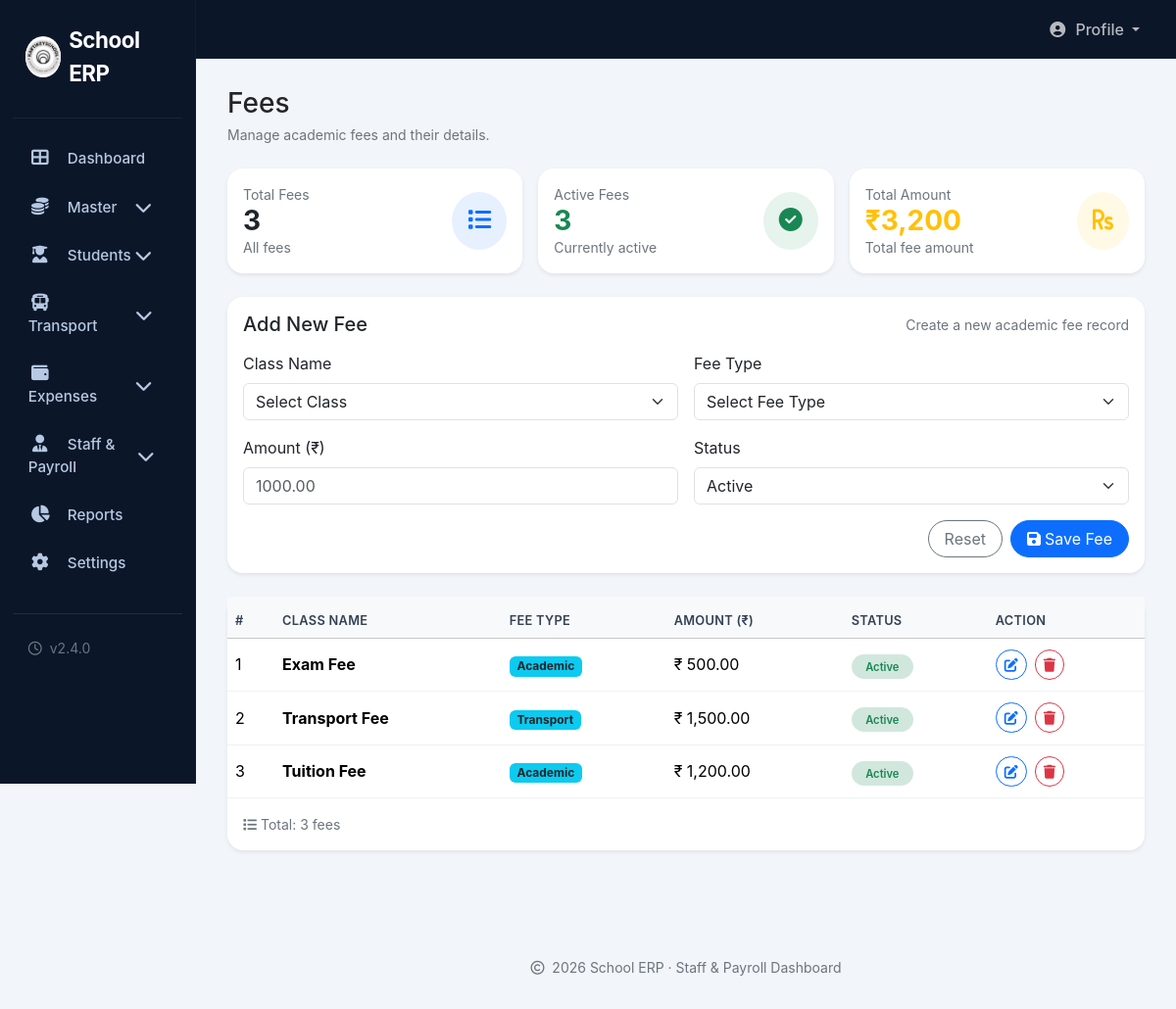
The app's page /admin/fees.php (signed in), older data.
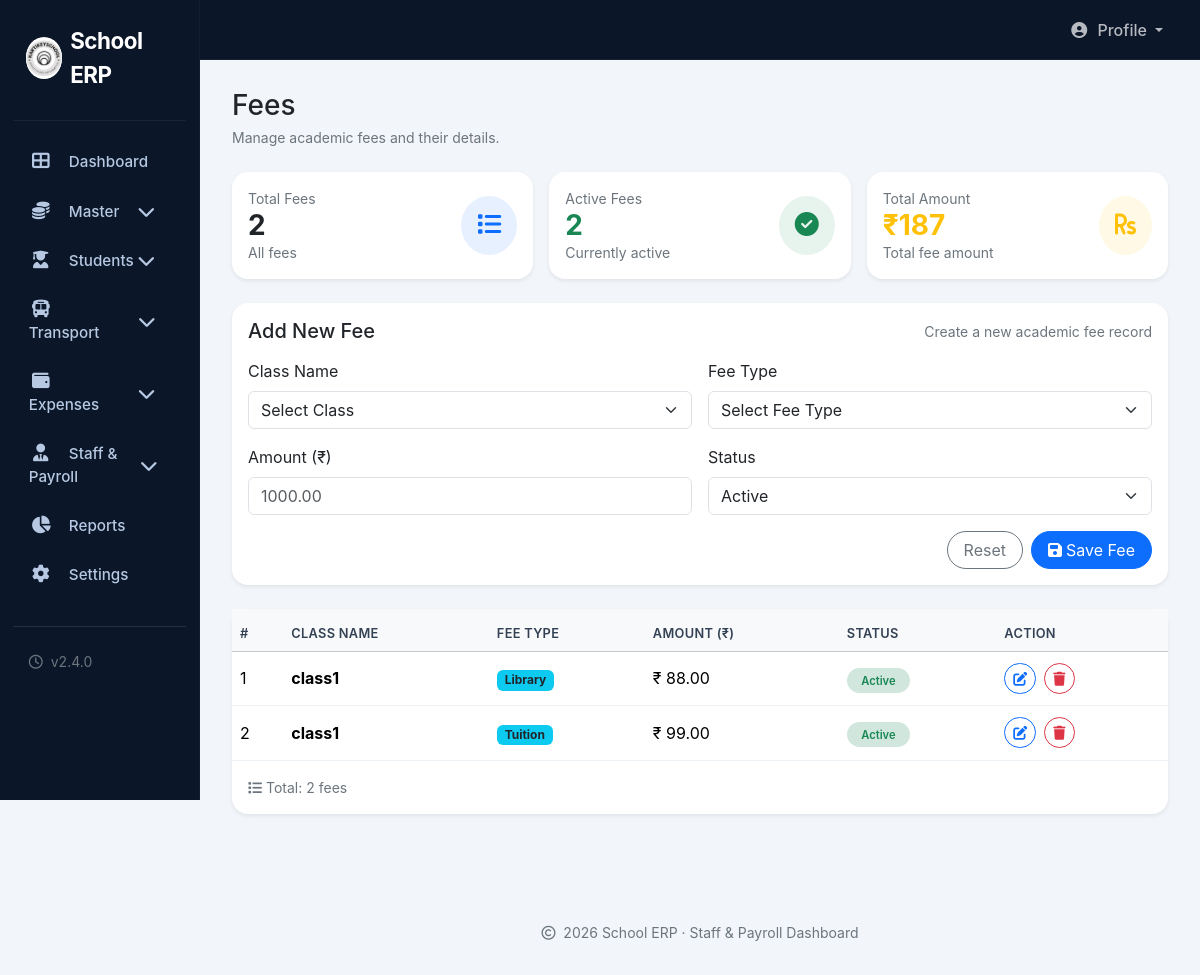
The same page, newer data.
### tables this page shows
CREATE TABLE `fees` (
  `id` int(11) NOT NULL,
  `fee_name` varchar(100) NOT NULL,
  `class_id` int(11) DEFAULT NULL,
  `fee_type` varchar(50) DEFAULT NULL,
  `amount` decimal(10,2) NOT NULL,
  `status` enum('Active','Inactive') DEFAULT 'Active',
  `created_at` timestamp NOT NULL DEFAULT current_timestamp()
);

### admin/fees.php (the view, shortened to what the changed rows need)
<?php
include '../config/config.php';
include 'includes/header.php';
try {
    $stmt = $conn->query("SELECT * FROM fees ORDER BY id DESC");
    $fees = $stmt->fetchAll(PDO::FETCH_ASSOC);
} catch (Exception $e) {
    $fees = [];
    $error = 'Failed to load fees: ' . $e->getMessage();
}
$total_fees = count($fees);
$active_fees = count(array_filter($fees, fn($f) => $f['status'] == 'Active'));
$total_amount = array_sum(array_column($fees, 'amount'));
?>
<div class="main-content">
    <div class="row g-3 mb-4">
        <div class="col-md-4">
            <div class="card border-0 rounded-4 shadow-sm">
                <div class="card-body p-3">
                    <div class="d-flex justify-content-between align-items-center">
                        <div>
                            <div class="text-secondary small">Total Fees</div>
                            <h3 class="mb-0 fw-bold"><?= $total_fees ?></h3>
                            <div class="text-secondary small">All fees</div>
                        </div>
                    </div>
                </div>
            </div>
        </div>
        <div class="col-md-4">
            <div class="card border-0 rounded-4 shadow-sm">
                <div class="card-body p-3">
                    <div class="d-flex justify-content-between align-items-center">
                        <div>
                            <div class="text-secondary small">Active Fees</div>
                            <h3 class="mb-0 fw-bold text-success"><?= $active_fees ?></h3>
                            <div class="text-secondary small">Currently active</div>
                        </div>
                    </div>
                </div>
            </div>
        </div>
        <div class="col-md-4">
            <div class="card border-0 rounded-4 shadow-sm">
                <div class="card-body p-3">
                    <div class="d-flex justify-content-between align-items-center">
                        <div>
                            <div class="text-secondary small">Total Amount</div>
                            <h3 class="mb-0 fw-bold text-warning">₹<?= number_format($total_amount, 0) ?></h3>
                            <div class="text-secondary small">Total fee amount</div>
                        </div>
                    </div>
                </div>
            </div>
        </div>
    </div>
    <div class="card border-0 rounded-4 shadow-sm">
        <div class="card-body p-0">
            <div class="table-responsive">
                <table class="table table-custom align-middle mb-0">
                    <thead class="table-light">
                        <tr>
                            <th>#</th>
                            <th>Class Name</th>
                            <th>Fee Type</th>
                            <th>Amount (₹)</th>
                            <th>Status</th>
                            <th>Action</th>
                        </tr>
                    </thead>
                    <tbody>
                        <?php if (count($fees) > 0): ?>
                            <?php $i = 1; foreach ($fees as $fee): ?>
                                <tr>
                                    <td><?= $i++ ?></td>
                                    <td><strong><?= htmlspecialchars($fee['fee_name']) ?></strong></td>
                                    <td>
                                        <?php if ($fee['fee_type']): ?>
                                            <span class="badge bg-info text-dark"><?= htmlspecialchars($fee['fee_type']) ?></span>
                                        <?php else: ?>
                                            <span class="text-secondary small">—</span>
                                        <?php endif; ?>
                                    </td>
                                    <td>₹ <?= number_format($fee['amount'], 2) ?></td>
                                    <td>
                                        <?php if ($fee['status'] == 'Active'): ?>
                                            <span class="status-badge bg-success-subtle text-success">Active</span>
                                        <?php else: ?>
                                            <span class="status-badge bg-danger-subtle text-danger">Inactive</span>
                                        <?php endif; ?>
                                    </td>
                                    <td>
                                        <div class="d-flex gap-2">
                                            <a href="fees.php?edit_id=<?= $fee['id'] ?>" class="btn btn-sm btn-outline-primary rounded-pill" title="Edit">
                                                <i class="fas fa-edit"></i>
                                            </a>
                                            <form method="post" onsubmit="return confirm('Are you sure you want to delete this fee?')" style="display:inline;">
                                                <button type="submit" name="delete_fee" class="btn btn-sm btn-outline-danger rounded-pill" title="Delete">
                                                    <i class="fas fa-trash"></i>
                                                </button>
                                            </form>
                                        </div>
                                    </td>
                                </tr>
                            <?php endforeach; ?>
                        <?php endif; ?>
                    </tbody>
                </table>
            </div>
        </div>
        <?php if (count($fees) > 0): ?>
            <div class="card-footer bg-transparent border-top-0 p-3">
                <div class="text-secondary small">
                    <i class="fas fa-list me-1"></i>Total: <?= count($fees) ?> fees
                </div>
            </div>
        <?php endif; ?>
    </div>
</div>
<?php
include 'includes/footer.php';
?>

Row changes from the older to the newer data that the page shows:
removed fees: fee_name "Exam Fee", fee_type "Academic", amount "500.00", status "Active"
removed fees: fee_name "Transport Fee", fee_type "Transport", amount "1,500.00", status "Active"
removed fees: fee_name "Tuition Fee", fee_type "Academic", amount "1,200.00", status "Active"
added fees: fee_name "class1", fee_type "Library", amount "88.00", status "Active"
added fees: fee_name "class1", fee_type "Tuition", amount "99.00", status "Active"
Text that changed along with them:
$total_fees: "3" → "2"
$active_fees: "3" → "2"
$total_amount: "3,200" → "187"
count($fees): "3" → "2"
